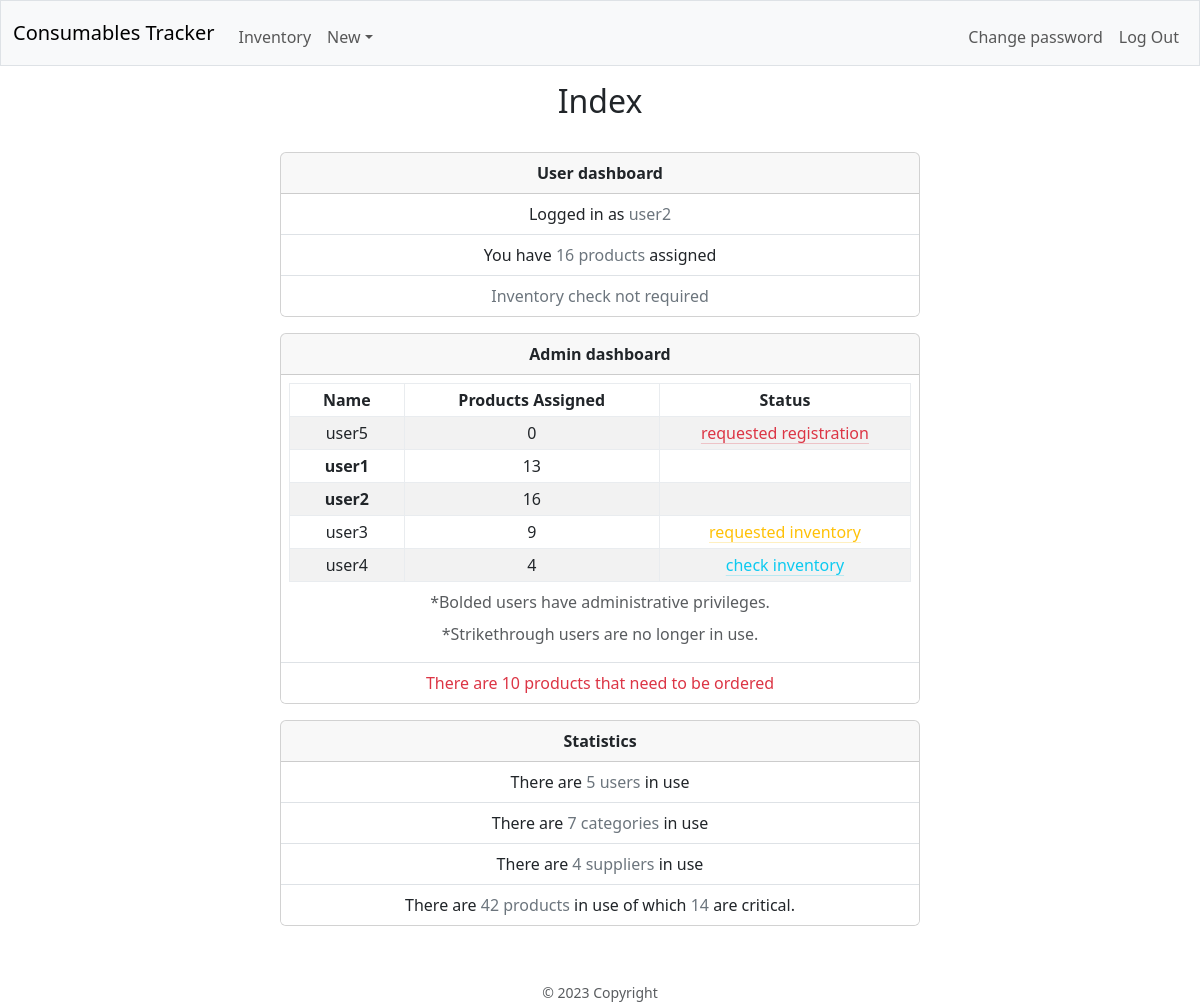
/ (signed in), run on the app's committed database.
### database.py (models this page shows, shortened)
class Base(MappedAsDataclass, DeclarativeBase):
    id: Mapped[int] = mapped_column(init=False, primary_key=True)
    name: Mapped[str] = mapped_column(unique=True)

class User(Base):
    password: Mapped[str] = mapped_column(repr=False)
    products: Mapped[List["Product"]] = relationship(
        default_factory=list, back_populates="responsable", repr=False)
    admin: Mapped[bool] = mapped_column(default=False)
    in_use: Mapped[bool] = mapped_column(default=True)
    done_inv: Mapped[bool] = mapped_column(default=True)
    reg_req: Mapped[bool] = mapped_column(default=True)
    req_inv: Mapped[bool] = mapped_column(default=False)
    details: Mapped[Optional[str]] = mapped_column(default=None, repr=False)
    username = synonym("name")
    @property
    def in_use_products(self) -> int:
        with dbSession() as db_session:
            return db_session.query(Product).\
                filter_by(in_use=True, responsable_id=self.id).count()

### blueprints/main/main.py (the view)
@main_bp.route("/")
@login_required
def index():
    with dbSession() as db_session:
        user = db_session.scalar(
            select(User).
            filter_by(id=session.get("user_id")).
            options(joinedload(User.products), raiseload("*")))
        if user.admin:
            with dbSession() as db_session:
                users = db_session.scalars(
                    select(User).
                    order_by(User.reg_req.desc(), User.in_use.desc(), User.admin.desc(), User.name).
                    options(joinedload(User.products), raiseload("*"))
                    ).unique().all()
            stats = {
                "products_to_order": db_session.query(Product).
                        filter_by(in_use=True, to_order=True).count(),
                "users_in_use": db_session.query(User).
                        filter_by(in_use=True).count(),
                "categories_in_use": db_session.query(Category).
                        filter_by(in_use=True).count(),
                "suppliers_in_use": db_session.query(Supplier).
                        filter_by(in_use=True).count(),
                "products_in_use": db_session.query(Product).
                        filter_by(in_use=True).count(),
                "critical_products": db_session.query(Product).
                        filter_by(in_use=True, critical=True).count()
            }
            return render_template("main/index.html", user=user, users=users, stats=stats)
    return render_template("main/index.html", user=user)

### app.py (called while the page is built)
@app.context_processor
def inject_now():
    return {'now': datetime.utcnow()}

### helpers.py (called while the page is built)
def login_required(f):
    @wraps(f)
    def decorated_function(*args, **kwargs):
        if session.get("user_id") is None:
            flash("You have to be logged in...", "warning")
            return redirect(url_for("auth.login"))
        return f(*args, **kwargs)
    return decorated_function

### blueprints/main/templates/main/index.html (shortened to what this page needs)
{% extends "layout.html" %}
{% block page_title %}Index{% endblock %}
{% block main %}
    <div class="card mx-auto mb-3" style="max-width: 40rem;">
        <div class="card-header">
            <strong>User dashboard</strong>
        </div>
        <ul class="list-group list-group-flush">
            <li class="list-group-item">Logged in as <span class="text-secondary">{{ user.name }}</span></li>
            <li class="list-group-item">You have <span class="text-secondary">{{ user.products|length }} products</span> assigned</li>
            <li class="list-group-item">
                {% if user.req_inv %}
                    <span class="text-warning">You requested a inventory check</span>
                {% else %}
                    {% if user.done_inv %}
                        <span class="text-secondary">Inventory check not required</span>
                    {% else %}
                        <a class="link-danger link-offset-2 link-underline-opacity-25 link-underline-opacity-100-hover" href="{{ url_for('inv.inventory') }}">Check inventory</a>
                    {% endif %}
                {% endif %}
            </li>
        </ul>
    </div>
    {% if session.admin %}
        <div class="card mx-auto mb-3" style="max-width: 40rem;">
            <div class="card-header">
                <strong>Admin dashboard</strong>
            </div>
            <ul class="list-group list-group-flush">
                <li class="list-group-item p-2 pb-0">
                    <div class="table-responsive mx-auto" style="width: auto;">
                        <table class="table align-middle table-sm table-hover table-bordered border-light-subtle table-striped">
                            <caption class="text-center pb-0">*Bolded users have administrative privileges.</caption>
                            <caption class="text-center pb-0">*Strikethrough users are no longer in use.</caption>
                            <thead>
                                <tr>
                                    <th class="px-3">Name</th>
                                    <th class="px-3">Products Assigned</th>
                                    <th class="px-3">Status</th>
                                </tr>
                            </thead>
                            <tbody>
                                {% for user in users %}
                                <tr>
                                    <td><span class="{% if not user.in_use %}text-decoration-line-through{% endif %}{% if user.admin %} fw-bolder{% endif %}">{{ user.name }}</span></td>
                                    <td>{{ user.in_use_products }}</td>
                                    <td>
                                        {% if not user.done_inv %}
                                            <a class="link-info link-offset-2 link-underline-opacity-25 link-underline-opacity-100-hover"
                                            href="{{ url_for('inv.inventory_user', username=user.name) }}">check inventory</a>
                                        {% endif %}
                                        {% if user.req_inv %}
                                            <a class="link-warning link-offset-2 link-underline-opacity-25 link-underline-opacity-100-hover"
                                            href="{{ url_for('users.approve_check_inv', username=user.name) }}">requested inventory</a>
                                        {% endif %}
                                        {% if user.reg_req %}
                                            <a class="link-danger link-offset-2 link-underline-opacity-25 link-underline-opacity-100-hover"
                                            href="{{ url_for('users.approve_reg', username=user.name) }}">requested registration</a>
                                        {% endif %}
                                    </td>
                                </tr>
                                {% endfor %}
                            </tbody>
                        </table>
                    </div>
                </li>
                <li class="list-group-item">
                    {% if stats.products_to_order %}
                        <span class="text-danger">There are {{ stats.products_to_order }} products that need to be ordered</span>
                    {% else %}
                        There are no products that need to be ordered
                    {% endif %}
                </li>
            </ul>
        </div>
        <div class="card mx-auto mb-3" style="max-width: 40rem;">
            <div class="card-header">
                <strong>Statistics</strong>
            </div>
            <ul class="list-group list-group-flush">
                <li class="list-group-item">
                    There are <span class="text-secondary">{{ stats.users_in_use }} users</span> in use
                </li>
                <li class="list-group-item">
                    There are <span class="text-secondary">{{ stats.categories_in_use }} categories</span> in use
                </li>
                <li class="list-group-item">
                    There are <span class="text-secondary">{{ stats.suppliers_in_use }} suppliers</span> in use
                </li>
                <li class="list-group-item">
                    There are <span class="text-secondary">{{ stats.products_in_use }} products</span> in use of which <span class="text-secondary">{{ stats.critical_products }}</span> are critical.
                </li>
            </ul>
        </div>
    {% endif %}
{% endblock %}

### data on the page
User: name "user2", in_use_products "16"
User: name "user5", in_use_products "0"
User: name "user1", in_use_products "13"
User: name "user3", in_use_products "9"
User: name "user4", in_use_products "4"

### other printed values
{{ user.products|length }} "16"
{{ stats.products_to_order }} "10"
{{ stats.users_in_use }} "5"
{{ stats.categories_in_use }} "7"
{{ stats.suppliers_in_use }} "4"
{{ stats.products_in_use }} "42"
{{ stats.critical_products }} "14"
